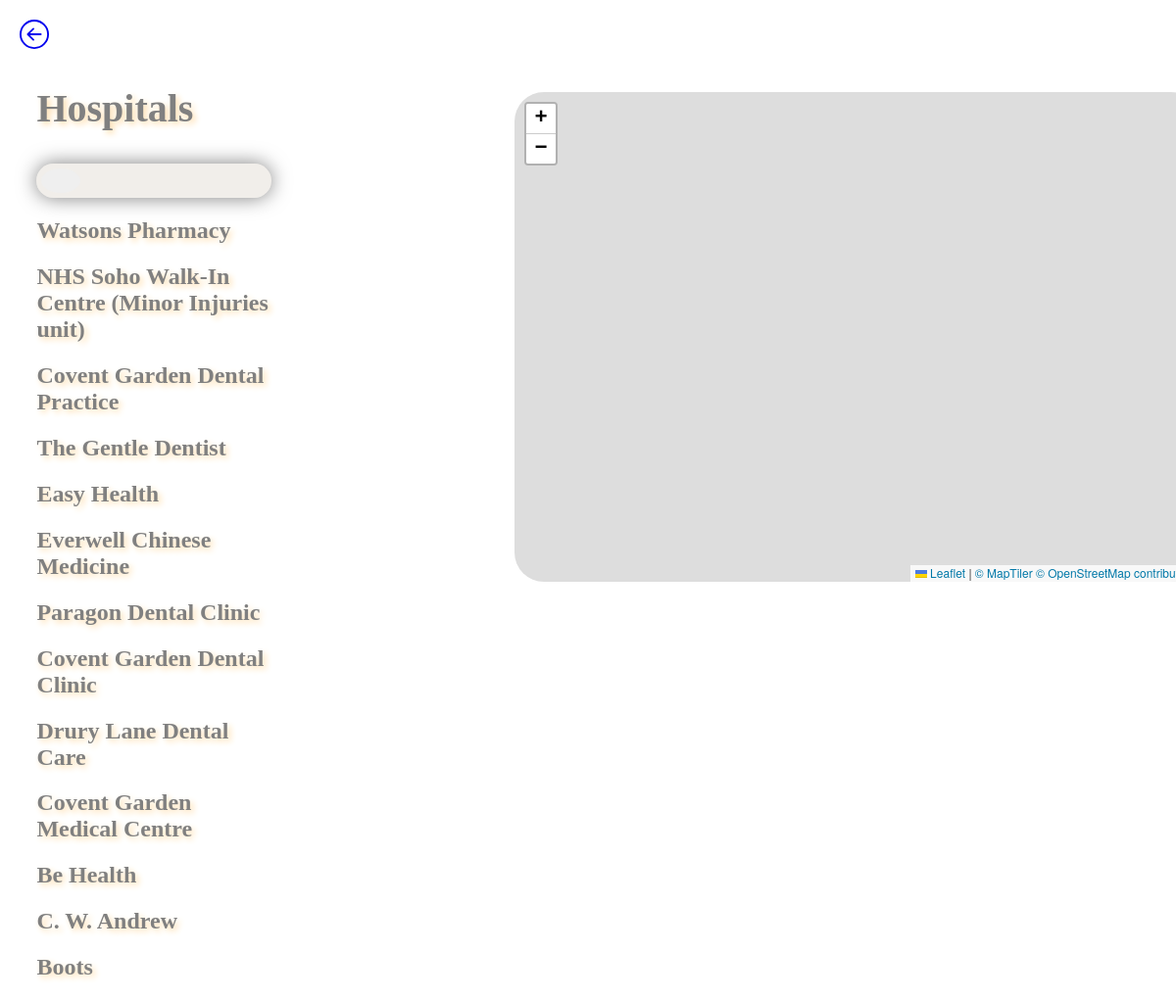
The page /hospitals on the database its author committed.
### app.py (models this page shows)
class Hospital(db.Model):
    __tablename__ = 'hospital'

### app.py (the view)
@app.route('/hospitals')
def hospitals():
    results = db.session.query(Hospital).all()
    return render_template('hospital.html', data=results)

### templates/hospital.html (shortened to what this page needs)
<!DOCTYPE html>
<html lang="en">
<head>
    <link rel="stylesheet" href="https://unpkg.com/leaflet@1.7.1/dist/leaflet.css"
 />
    <link rel="stylesheet" href="../static/style.css">
</head>
<body>
    <header>
        <div class="backkopce">
            <a href="{{url_for('index')}}">
            </a>
        </div>
    </header>
    <section>
        <h1>Hospitals</h1>
        <form action="{{ url_for('search',category=4) }}" method="POST">
            <div class="search-box">
                <button id="search" class="search-btn" type="submit" style="border:none;">
                </button>
            </div>
        </form>
        {% if data %}
        {% for item in data %}
        <a href="#" style="text-decoration: none">
            <h2 onclick="toggle({{ item.ID }})">{{ item.name }}</h2>
        </a>
        {% endfor %}
        {% endif %}
    </section>
    <aside>
        <div id="mapid"></div>
    </aside>
</body>
</html>

### static/style.css (style rules this page uses)
body { margin-top: 20px; margin-left: 20px; margin-right: 20px; margin-bottom: 20px; }
h1 { font-size: 40px; color: grey; text-shadow: 3px 3px 6px navajowhite; text-align: left; font-family: cursive; }
h2 { color: grey; text-shadow: 3px 3px 6px navajowhite; text-align: left; font-family: Garamond, cursive; }
#search { text-shadow: 3px 3px 6px navajowhite; }
section { float: left; margin: 0 1.5%; width: 21%; }
aside { float:right; margin: 0 1.5%; width: 55%; }
.search-box { top: 50%; left: 50%; height: 25px; border-radius: 40px; background: rgba(197, 186, 172, 0.25); padding: 5px; box-shadow: 0 0 20px rgba(0,0,0,.5); width: 230px; }
.search-btn { color: rgba(87, 87, 87, 0.62); float: left; width: 40px; height: 25px; border-radius: 50%; display: flex; justify-content: center; align-items: center; }
#mapid { margin-top: 40px; width: 700px; height: 500px; border-radius: 30px; }

### rows shown on the page
Hospital: name "Watsons Pharmacy"
Hospital: name "NHS Soho Walk-In Centre (Minor Injuries unit)"
Hospital: name "Covent Garden Dental Practice"
Hospital: name "The Gentle Dentist"
Hospital: name "Easy Health"
Hospital: name "Everwell Chinese Medicine"
Hospital: name "Paragon Dental Clinic"
Hospital: name "Covent Garden Dental Clinic"
Hospital: name "Drury Lane Dental Care"
Hospital: name "Covent Garden Medical Centre"
Hospital: name "Be Health"
Hospital: name "C. W. Andrew"
Hospital: name "Boots"
